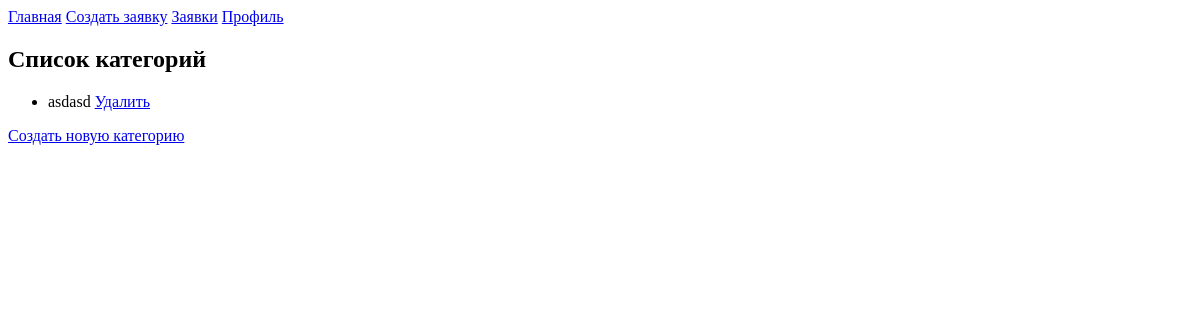
/Design.Pro/categories/, run on an earlier commit of the app's database.
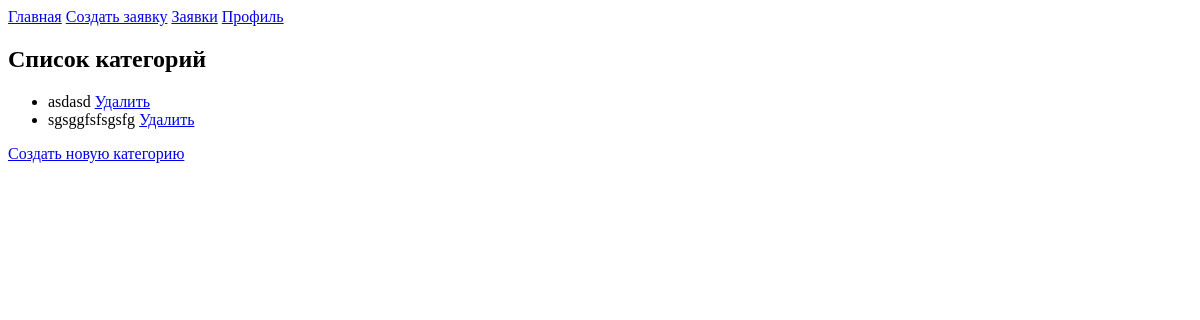
And on a later commit of the database.
### main/models.py (models this page shows, shortened)
class Category(models.Model):
    name = models.CharField(max_length=100, unique=True)

### main/views.py (the view)
# urls.py: path('categories/', views.category_list, name='category_list'),
def category_list(request):
    categories = Category.objects.all()
    return render(request, 'main/category_list.html', {'categories': categories})

### main/templates/main/category_list.html
{% extends 'basic.html' %}
{% block content %}
<h2>Список категорий</h2>
<ul>
    {% for category in categories %}
        <li>
            {{ category.name }}
            <a href="{% url 'delete_category' category.id %}">Удалить</a>
        </li>
    {% endfor %}
</ul>
<a href="{% url 'create_category' %}">Создать новую категорию</a>
{% endblock %}

What changed in the data, as far as the page shows it:
added Category: name "sgsggfsfsgsfg"
